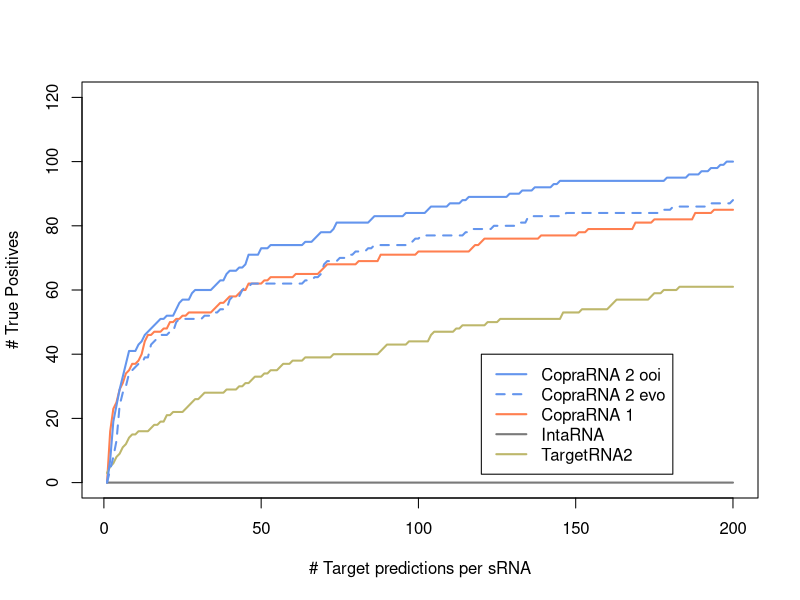

R code for this plot:
d <- read.table("benchmark.csv", sep=";", header=T)
d_t2 <- read.table("benchmark_targetrna2.csv", sep=";", header=T)

# CopraRNA 1
c1_ranks <- d$c1_rank
c1_ranks_cumulated <- c()

# CopraRNA 2 ooi
c2_ooi_rank <- d$c2_ooi
c2_ooi_rank_cumulated <- c()

# CopraRNA 2 evo
c2_evo_rank <- d$c2_evo
c2_evo_rank_cumulated <- c()

# IntaRNA
intarna_ranks <- d$intarna
intarna_ranks_cumulated <- c()

# TargetRNA2
targetrna_ranks <- d_t2$targetrna2
targetrna_ranks_cumulated <- c()

for (i in 1:200) {
    # CopraRNA 1
    c1_ranks_cumulated <- c(c1_ranks_cumulated, length(which(c1_ranks<=i)))
    # CopraRNA 2 ooi
    c2_ooi_rank_cumulated <- c(c2_ooi_rank_cumulated, length(which(c2_ooi_rank<=i)))    
    # CopraRNA 2 evo 
    c2_evo_rank_cumulated <- c(c2_evo_rank_cumulated, length(which(c2_evo_rank<=i)))    
    # IntaRNA
    intarna_ranks_cumulated <- c(intarna_ranks_cumulated, length(which(intarna_ranks<=i)))
    # TargetRNA2
    targetrna_ranks_cumulated <- c(targetrna_ranks_cumulated, length(which(targetrna_ranks<=i)))
}

pdf("CopraRNA2_benchmark.pdf")
    # CopraRNA 1
    plot(c1_ranks_cumulated, type="l", main="", ylab="# True Positives", xlab="# Target predictions per sRNA", ylim=c(0,120), lwd=2, col="coral")
    # TargetRNA 2
    lines(targetrna_ranks_cumulated, col="darkkhaki", lwd=2)
    # IntaRNA
    lines(intarna_ranks_cumulated, col="gray48", lwd=2)
    # CopraRNA 2 ooi
    lines(c2_ooi_rank_cumulated, col="cornflowerblue", lwd=2)
    # CopraRNA 2 evo
    lines(c2_evo_rank_cumulated, col="cornflowerblue", lwd=2, lty=2)

    legend(120, 40, c("CopraRNA 2 ooi", "CopraRNA 2 evo", "CopraRNA 1", "IntaRNA", "TargetRNA2"), col=c("cornflowerblue","cornflowerblue","coral","gray48","darkkhaki"), lty=c(1,2,1,1,1), lwd=2)
dev.off()

